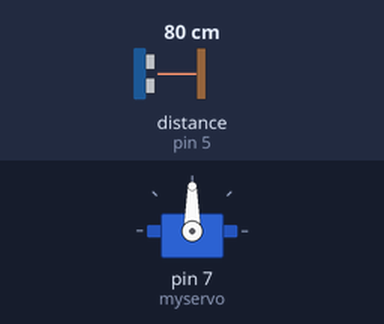
Bench run of a sketch on a simulated Arduino Uno, built with avr-gcc and run on an emulated ATmega328P. Parts: servo. Wiring (inferred from the names in the program): ultrasonic range finder: trigger pin 6; echo pin 5. The inputs (shaded band) are chosen by the test bench; at power-on: distance to the obstacle (sensor on pin 5) 80 cm. The echo pulse lasts 58.3 µs per cm.

Above: at 3.8 s.
3.9 s: distance to the obstacle (sensor on pin 5) set to 2 cm
At 7.4 s:
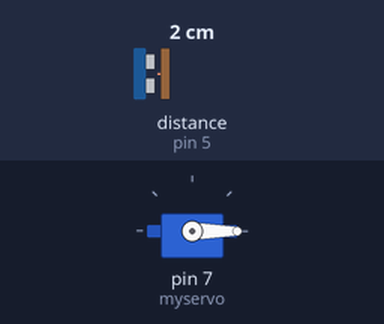
7.8 s: distance to the obstacle (sensor on pin 5) set to 9 cm
11.7 s: distance to the obstacle (sensor on pin 5) set to 12 cm
At 12.7 s:
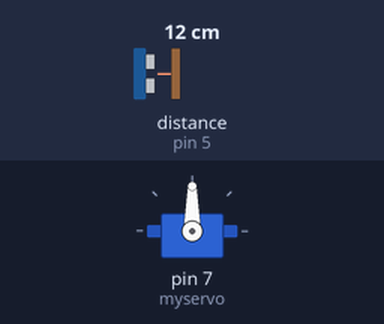
19.2 s: distance to the obstacle (sensor on pin 5) set to 4 cm
At 22.0 s:
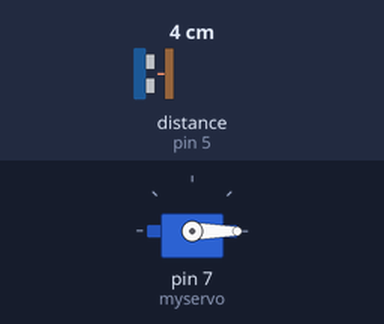
23.1 s: distance to the obstacle (sensor on pin 5) set to 18 cm
At 23.7 s:
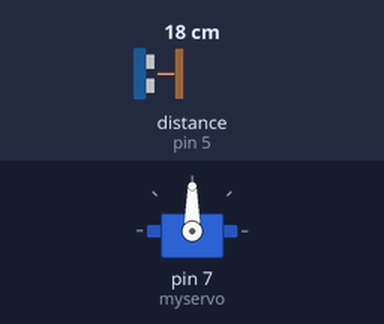
Timing chart, 0 to 26.1 s (numbered marks = the images above; inputs shaded):
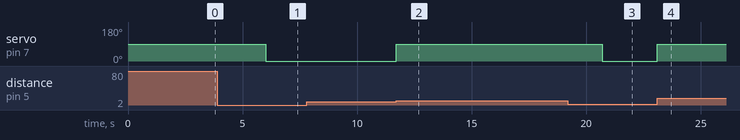

The sketch:

04.automatic_trash_can.ino
```cpp
#include <Servo.h>
Servo myservo;
#define trig 6
#define echo 5

float duration;
float distance;

void setup() {
  myservo.attach(7);
  pinMode(trig, OUTPUT);
  pinMode(echo, INPUT);
  Serial.begin(9600);
}


void loop() {
  digitalWrite(trig, LOW);
  delayMicroseconds(2);
  digitalWrite(trig, HIGH);
  delayMicroseconds(10);
  digitalWrite(trig, LOW);
  duration = pulseIn(echo, HIGH);
  distance = duration * 0.034 / 2;

  if(distance > 10) {
    myservo.write(90);
    delay(3000);
    myservo.write(0);
  }
}
```

Measured:
- the behaviour switches between 10 and 11 cm on distance to the obstacle (sensor on pin 5) (found by bisection; images 1 and 2)
- after the input at 3.9 s, servo on pin 7 (myservo): 90° → 0° after 2.1 s
- after the input at 7.8 s, every drawn part: stays the same
- after the input at 11.7 s, servo on pin 7 (myservo): 0° → 90° at once
- after the input at 19.2 s, servo on pin 7 (myservo): 90° → 0° after 1.5 s
- after the input at 23.1 s, servo on pin 7 (myservo): 0° → 90° at once
